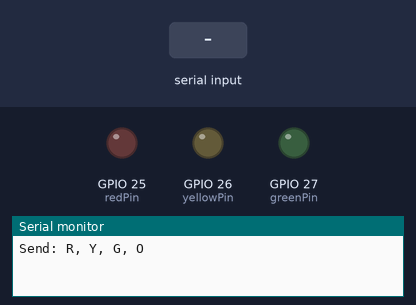
This sketch was run on a simulated ESP32. Shown: output pins drawn as LEDs (lit = HIGH), the last lines printed to the serial monitor. The inputs (shaded band) are chosen by the test bench.

Above: at 1.2 s.
1.3 s: "R\n" received over Serial
At 2.5 s:
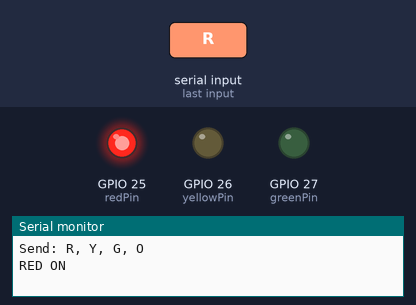
2.8 s: "Y\n" received over Serial
At 3.6 s:
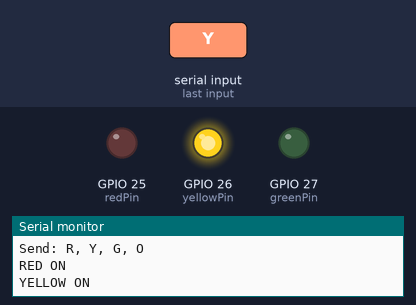
4.3 s: "G\n" received over Serial
At 4.7 s:
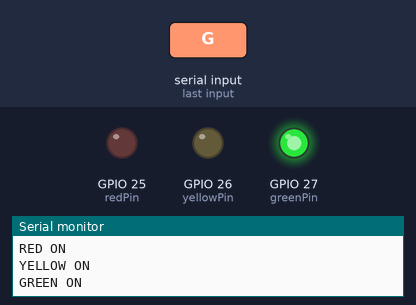
5.8 s: "r\n" received over Serial
At 7.0 s:
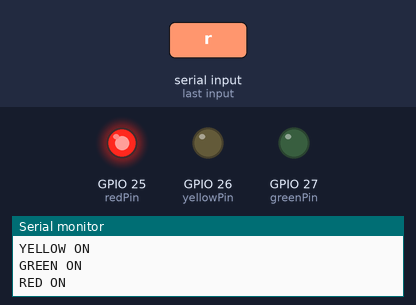
7.3 s: "y\n" received over Serial
At 8.3 s:
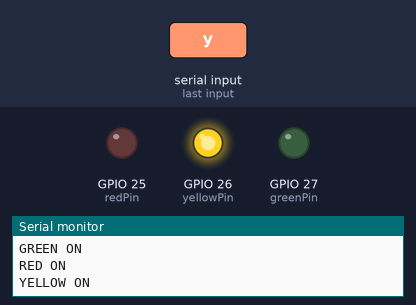
Timing chart, 0 to 9.8 s (numbered marks = the images above; inputs shaded):
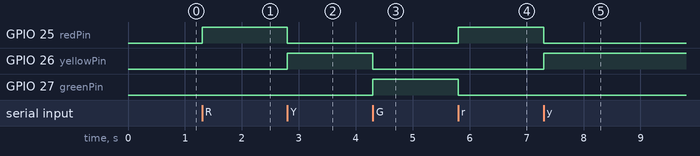

Measured:
- after the input at 1.3 s, GPIO 25 (redPin): LOW → HIGH at once
- after the input at 2.8 s, GPIO 25 (redPin): HIGH → LOW at once; GPIO 26 (yellowPin): LOW → HIGH at once
- after the input at 4.3 s, GPIO 26 (yellowPin): HIGH → LOW at once; GPIO 27 (greenPin): LOW → HIGH at once
- after the input at 5.8 s, GPIO 25 (redPin): LOW → HIGH at once; GPIO 27 (greenPin): HIGH → LOW at once
- after the input at 7.3 s, GPIO 25 (redPin): HIGH → LOW at once; GPIO 26 (yellowPin): LOW → HIGH at once

The sketch:

traffic.ino
```cpp
int redPin = 25;
int yellowPin = 26;
int greenPin = 27;

char command;

void setup() {
  pinMode(redPin, OUTPUT);
  pinMode(yellowPin, OUTPUT);
  pinMode(greenPin, OUTPUT);

  Serial.begin(115200);
  Serial.println("Send: R, Y, G, O");
}

void loop() {
  if (Serial.available() > 0) {
    command = Serial.read();

    // Ignore newline / carriage return
    if (command == '\n' || command == '\r') {
      return;
    }

    // Turn all OFF first
    digitalWrite(redPin, LOW);
    digitalWrite(yellowPin, LOW);
    digitalWrite(greenPin, LOW);

    if (command == 'R' || command == 'r') {
      digitalWrite(redPin, HIGH);
      Serial.println("RED ON");
    }
    else if (command == 'Y' || command == 'y') {
      digitalWrite(yellowPin, HIGH);
      Serial.println("YELLOW ON");
    }
    else if (command == 'G' || command == 'g') {
      digitalWrite(greenPin, HIGH);
      Serial.println("GREEN ON");
    }
    else if (command == 'O' || command == 'o') {
      Serial.println("ALL OFF");
    }
    else {
      Serial.println("Invalid command");
    }
  }
}
```
